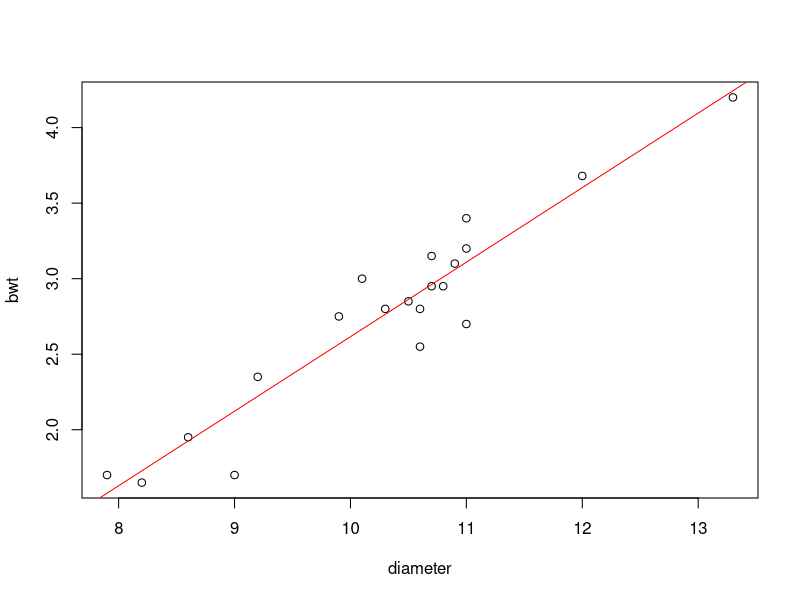

This figure's R source:
## ---- chunk 1
birthweight <- read.table("birthweight.txt", header = TRUE, stringsAsFactors = TRUE)
## ---- chunk 2
slr1 <- lm(bwt ~ diameter, data = birthweight) 
## ---- chunk 3
plot(bwt ~ diameter, data = birthweight)
abline(slr1, col = "red")
## ---- chunk 4
summary(slr1)
## ---- chunk 5
confint(slr1, level = 0.9)
## ---- chunk 6
anova(slr1)
## ---- chunk 7
(-2.31765+(.49337*9.5))-(-2.31765+(.49337*8))

## ---- chunk 8
sqrt(.0453)
## ---- chunk 9
.8161/18
## ---- chunk 10
-2.31765+(0.49337*12)
## ---- chunk 11
new.data <- data.frame(diameter = 12)
predict(slr1, interval = "prediction", newdata = new.data, level = .90)
## ---- chunk 12
predict(slr1, interval = "confidence", newdata = new.data, level = .90)
## ---- chunk 13
(-3.01-(-2.5))/0.42
## ---- chunk 14
-3.01/3
## ---- chunk 15
.42/3
